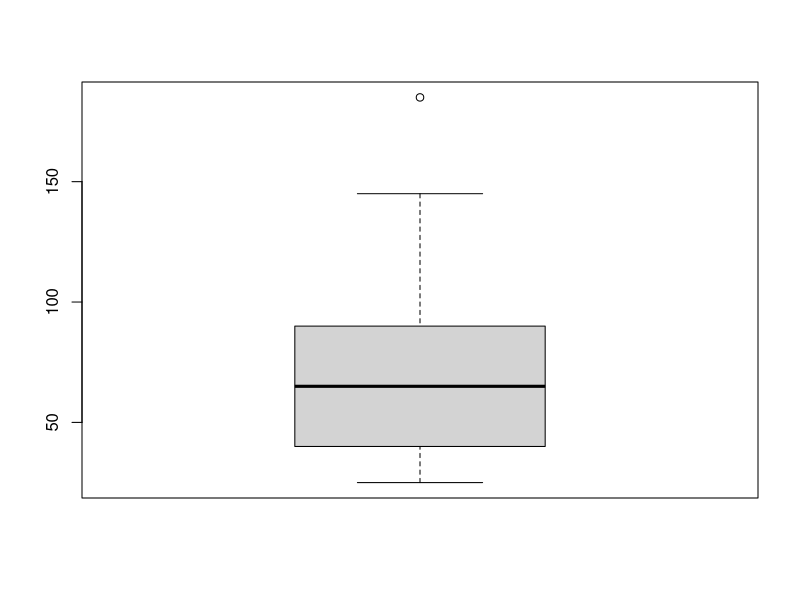
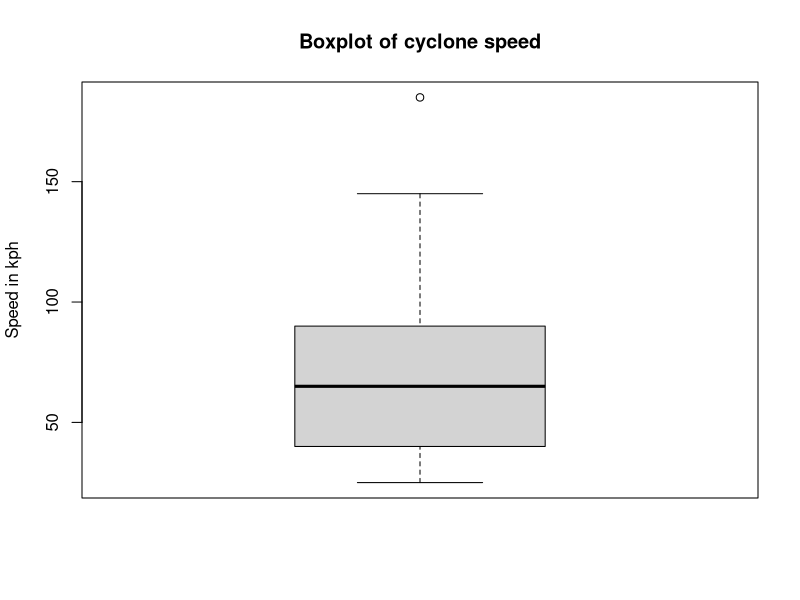
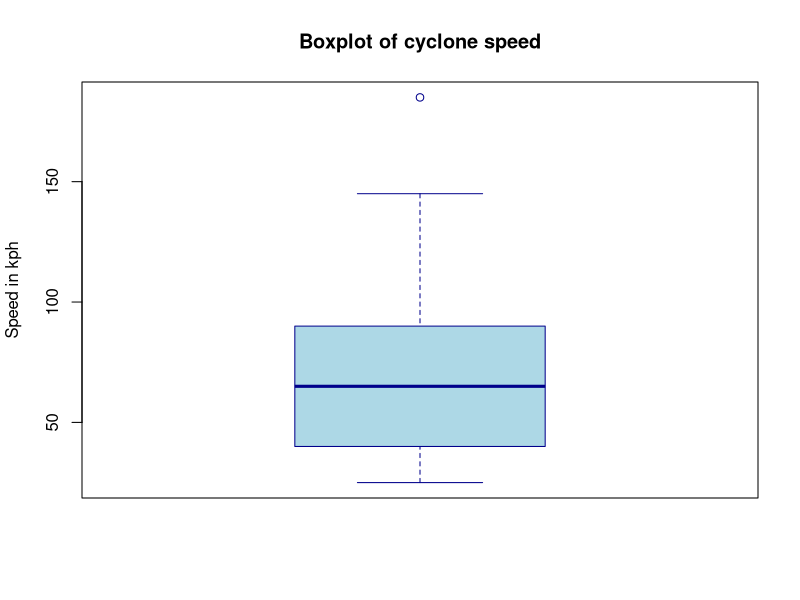
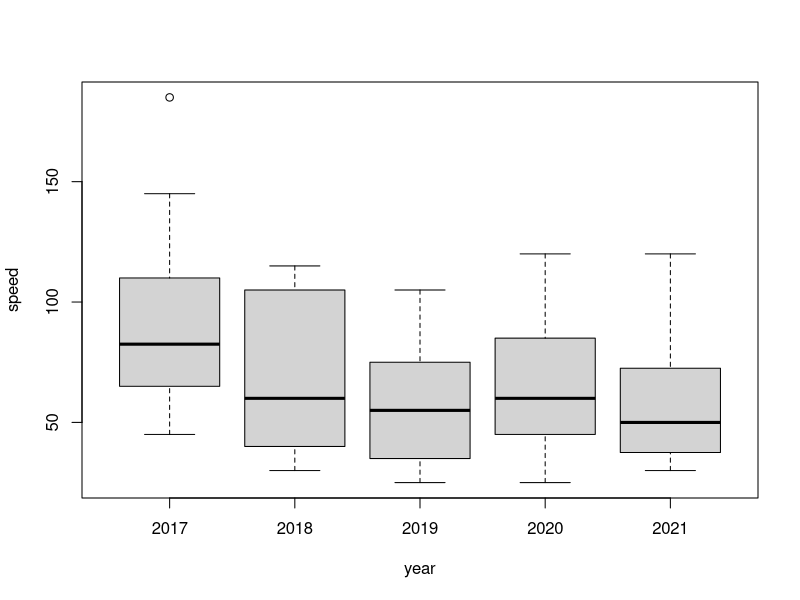
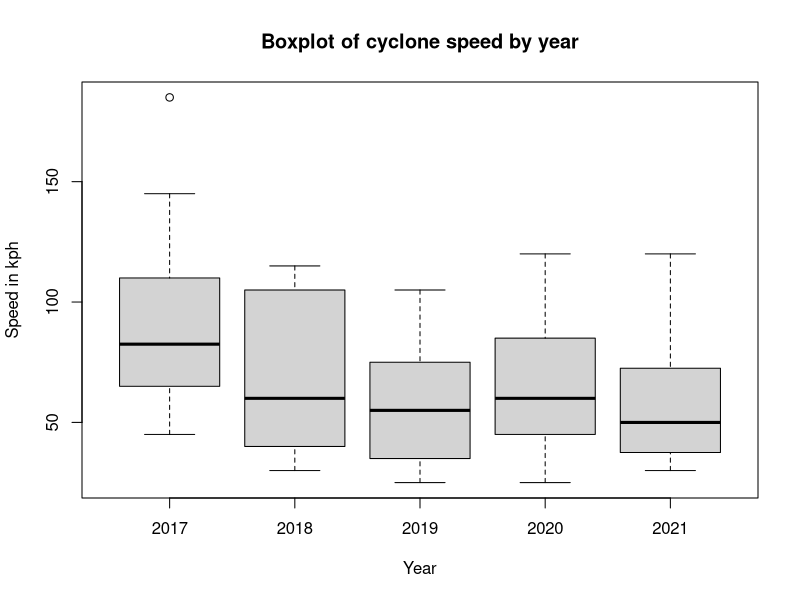
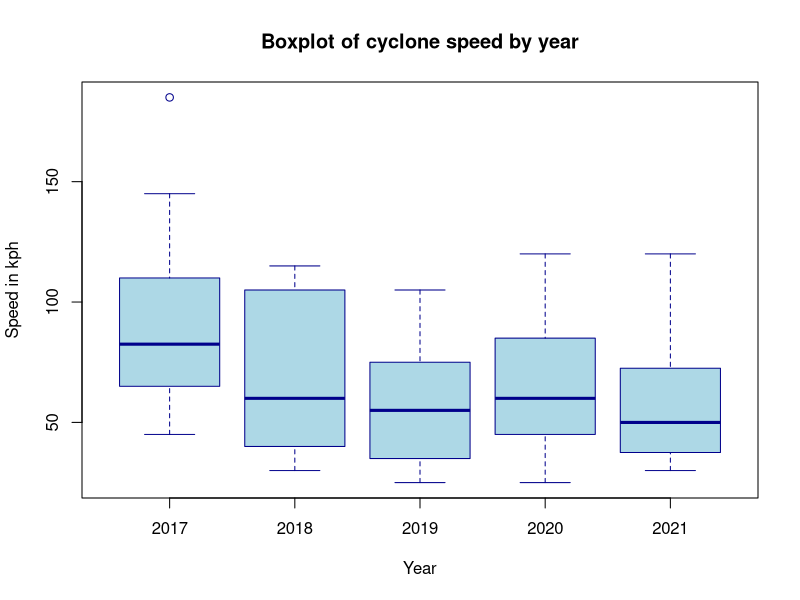

Source code (R) for these figures, in order:
# Tropical Depressions, Storms, and Typhoons Oh My! - Solutions ----------------


## Task 1: Read cyclones.csv dataset ----

### using read.csv() function ----
cyclones <- read.csv(file = "data/cyclones.csv")


### using read.table() function ----
cyclones <- read.table(file = "data/cyclones.csv", header = TRUE, sep = ",")


## Task 2: Describing the data structure ----


### Shape of the cyclones dataset using the class() function ----
class(cyclones)


### Number of records of the data using the nrow() function ----
nrow(cyclones)


### The variables of the data using names() function ----
names(cyclones)


### The number of variables of the data using the ncol() function ----
ncol(cyclones)


### The number of variables using the length() and names() function ----
length(names(cyclones))


### The values of the variables using the $ operator ----

cyclones$year                    ## year values
cyclones$pressure                ## pressure values
cyclones$speed                   ## speed values


### The values of the variables using the index operator ----

cyclones[ , "year"]              ## year values
cyclones[ , 1]                   ## year values

cyclones[ , "pressure"]          ## pressure values
cyclones[ , 8]                   ## pressure values

cyclones[ , "speed"]             ## speed values
cyclones[ , 9]                   ## speed values


## Task 3: Summarise and describe the dataset graphically ----


### Boxplot ----

#### Boxplot of speed ----
boxplot(cyclones$speed)          ## Basic boxplot with default specifications

boxplot(                         ## Boxplot with title and y-axis label
  x = cyclones$speed,
  main = "Boxplot of cyclone speed",
  ylab = "Speed in kph"
)

boxplot(                         ## Boxplot with different border and fill colour
  x = cyclones$speed,
  main = "Boxplot of cyclone speed",
  ylab = "Speed in kph",
  border = "darkblue",
  col = "lightblue"
)


#### Boxplot of speed by year ----
boxplot(speed ~ year, data = cyclones)     ## Basic boxplot of speed by year

boxplot(                                   ## Boxplot with title, x, and y axis
  speed ~ year,                            ## labels
  data = cyclones,
  main = "Boxplot of cyclone speed by year",
  xlab = "Year",
  ylab = "Speed in kph"
)

boxplot(                                   ## Boxplot with different border and
  speed ~ year,                            ## fill colour
  data = cyclones,
  main = "Boxplot of cyclone speed by year",
  xlab = "Year",
  ylab = "Speed in kph",
  border = "darkblue",
  col = "lightblue"
)


### Histogram ----